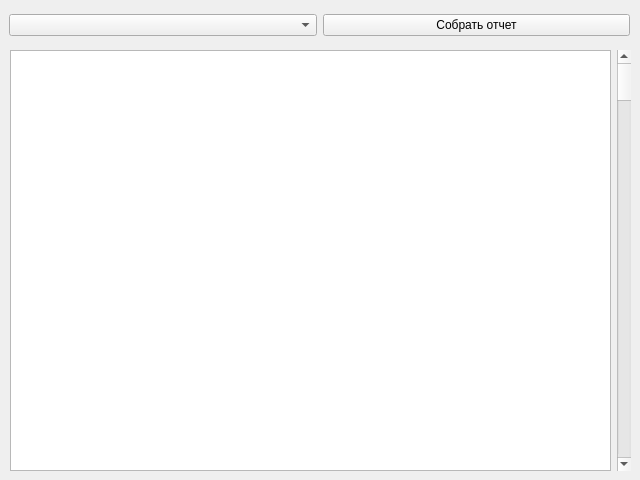
<?xml version="1.0" encoding="UTF-8"?>
<ui version="4.0">
 <class>MainWindow</class>
 <widget class="QMainWindow" name="MainWindow">
  <property name="geometry">
   <rect>
    <x>0</x>
    <y>0</y>
    <width>640</width>
    <height>480</height>
   </rect>
  </property>
  <property name="windowTitle">
   <string>Отчет &quot;Окраска автомобилей&quot;</string>
  </property>
  <property name="windowIcon">
   <iconset>
    <normaloff>C:/Users/danon/Pictures/pop-cat-icons/Pop Cat icons/Pop cat closed.ico</normaloff>C:/Users/danon/Pictures/pop-cat-icons/Pop Cat icons/Pop cat closed.ico</iconset>
  </property>
  <widget class="QWidget" name="centralwidget">
   <widget class="QWidget" name="horizontalLayoutWidget">
    <property name="geometry">
     <rect>
      <x>9</x>
      <y>10</y>
      <width>621</width>
      <height>31</height>
     </rect>
    </property>
    <layout class="QHBoxLayout" name="horizontalLayout">
     <item>
      <widget class="QComboBox" name="comboBox"/>
     </item>
     <item>
      <widget class="QPushButton" name="pushButton">
       <property name="text">
        <string>Собрать отчет</string>
       </property>
      </widget>
     </item>
    </layout>
   </widget>
   <widget class="QWidget" name="horizontalLayoutWidget_2">
    <property name="geometry">
     <rect>
      <x>10</x>
      <y>50</y>
      <width>621</width>
      <height>421</height>
     </rect>
    </property>
    <layout class="QHBoxLayout" name="horizontalLayout_2">
     <item>
      <widget class="QTableView" name="tableView"/>
     </item>
     <item>
      <widget class="QScrollBar" name="verticalScrollBar">
       <property name="orientation">
        <enum>Qt::Vertical</enum>
       </property>
      </widget>
     </item>
    </layout>
   </widget>
  </widget>
 </widget>
 <resources/>
 <connections/>
</ui>
